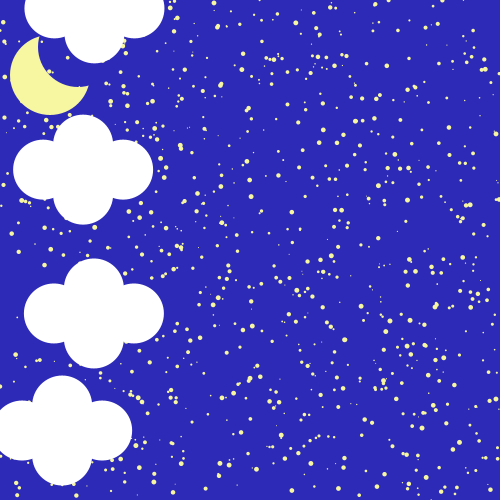
Frame 1 (no input)
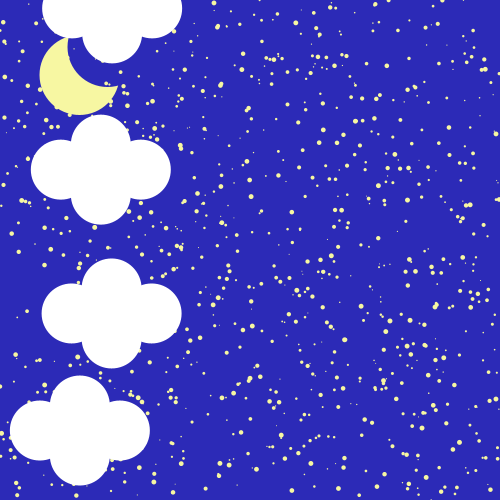
Frame 60 (the mouse pressed at the canvas centre just before this capture)
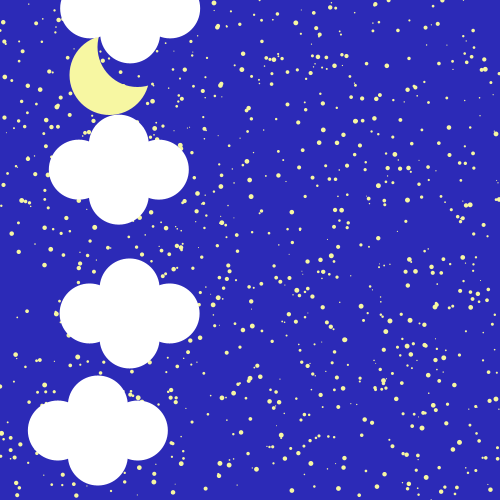
Frame 120 (the mouse held since frame 60 and released just before this capture)

The Processing sketch that drew these frames (run headless with seeded random() and noise(); from frame 60 on, the mouse is pressed at the canvas centre):

// Processing sketch: felhos_csillag
// ── felhos_csillag.pde
class Csillag {
  float x=0;
  float y=0;
  float r=0;

  void ragyogj() {
    fill(#F7F7A2);
    noStroke();
    ellipse(x, y, r, r);
  }

  void szuless() {
    x=random(0, width);
    y=random(0, height);
    r=random(1, 5);
  }
}
class Felho {
  float x ;
  float y ;
  float r;
  void legyel () {
    fill ( #FFFFFF);
    noStroke();
    ellipse (x, y, r, r);
    fill (#FFFFFF);
    noStroke();
    ellipse (x+80, y, r, r);
    fill (#FFFFFF);
    noStroke();
    ellipse (x+40, y+25, r, r);
   fill (#FFFFFF);
    noStroke();
    ellipse (x+40, y-25, r, r);
  }

  void ussz() {
    x=x+0.3;
  }
  
  void hely (){
    x =random(0,450);
    y=random (0,450);;
    r=60;
  }
}

class Hold {
  float x;
  float y;
  float r;

  void vilagits() {
    fill(#F7F7A2);
    noStroke();
    ellipse(x, y, r*2, r*2);
    fill(#2C2AB7);
    ellipse(x+r*0.7, y-r*0.7, 2*r, 2*r);
  }

  void mozogj() {
    x=x+0.5;
  }
}



Csillag[] csillagok= new Csillag[1000];
Hold hold=new Hold();
Felho[] felho=new Felho[4];

void setup() {
  size(500, 500);

  int i= 0; 
  while (i<1000) {
    csillagok[i]=new Csillag();
    csillagok[i].szuless();
    i=i+1;
    
    int v =0;
  while (v<4){
  felho [v]= new Felho();
  felho[v].hely();
  v=v+1;
  }
    
    
  }
  hold.x=50;
  hold.y=75;
  hold.r=40;
  
}

void draw() {
  background(#2C2AB7);

  hold.vilagits();
  hold.mozogj();
  

  int i= 0; 
  while (i<1000) {
    csillagok[i].ragyogj();
    i=i+1;
  }
  
  int v= 0; 
  while (v<4) {
    felho[v].legyel();
    felho[v].ussz();
    v=v+1;
   
  }
}
